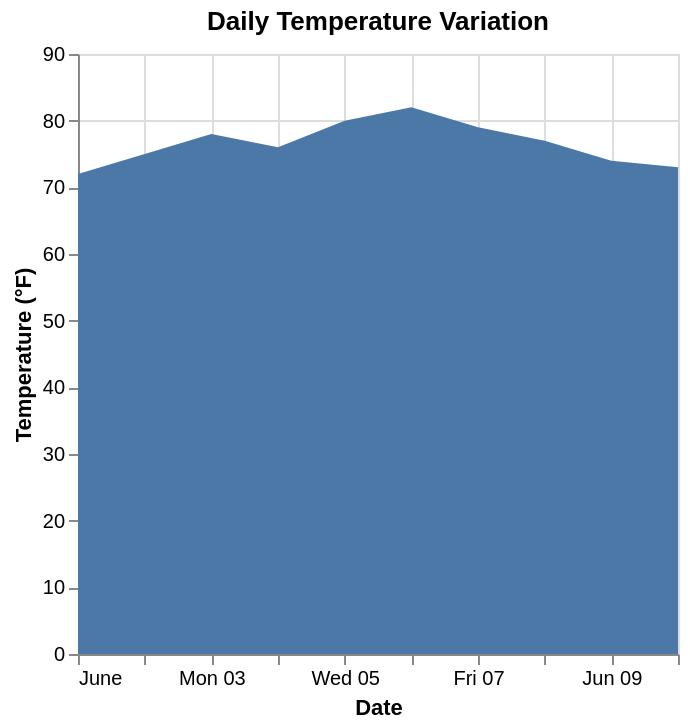

Source (Vega-Lite JSON):
### Vega-Lite specification from a JSON file in a GitHub repository (floating-point values rounded to 4 significant figures)
{"$schema": "https://vega.github.io/schema/vega-lite/v5.json", "description": "Daily temperature variation", "data": {"values": [{"date": "2024-06-01", "temp": 72}, {"date": "2024-06-02", "temp": 75}, {"date": "2024-06-03", "temp": 78}, {"date": "2024-06-04", "temp": 76}, {"date": "2024-06-05", "temp": 80}, {"date": "2024-06-06", "temp": 82}, {"date": "2024-06-07", "temp": 79}, {"date": "2024-06-08", "temp": 77}, {"date": "2024-06-09", "temp": 74}, {"date": "2024-06-10", "temp": 73}]}, "mark": "area", "encoding": {"x": {"field": "date", "type": "temporal", "axis": {"title": "Date"}}, "y": {"field": "temp", "type": "quantitative", "axis": {"title": "Temperature (°F)"}}}, "title": "Daily Temperature Variation"}
